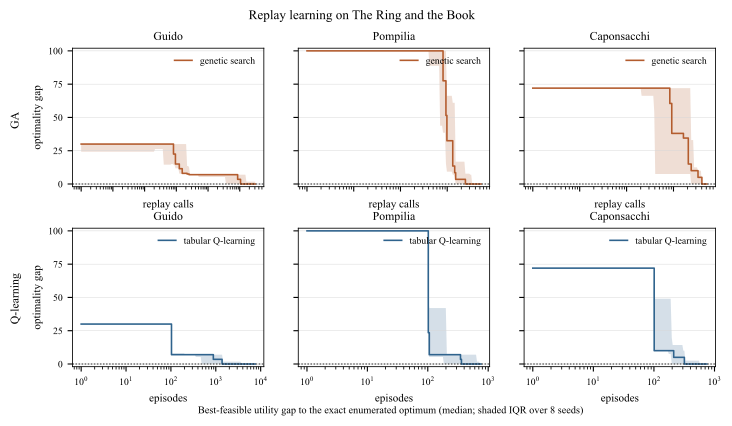

Source code (Python):
#!/usr/bin/env python3
"""Plot median/IQR best-feasible utility gaps for the Ring solver comparison."""

import json
from pathlib import Path

import matplotlib.pyplot as plt
import numpy as np

HERE = Path(__file__).resolve().parent
DATA = json.loads((HERE / "ring-learning-curves-data.json").read_text())
WITNESSES = ["Guido", "Pompilia", "Caponsacchi"]

plt.rcParams.update({
    "font.family": "serif",
    "font.serif": ["Times New Roman", "Times", "DejaVu Serif"],
    "mathtext.fontset": "stix",
    "font.size": 8.0,
    "axes.titlesize": 8.5,
    "axes.labelsize": 8.0,
    "xtick.labelsize": 7.0,
    "ytick.labelsize": 7.0,
    "legend.fontsize": 7.0,
    "axes.linewidth": 0.6,
    "pdf.fonttype": 42,  # embed TrueType, not Type 3 (NeurIPS forbids Type 3)
    "ps.fonttype": 42,
})


def cleaned(points):
    """Sort points and keep the last value at a repeated x coordinate."""
    by_x = {}
    for p in points:
        by_x[int(p["x"])] = float(p["gap"])
    return sorted(by_x.items())


def value_at(points, x):
    xs = [p[0] for p in points]
    idx = np.searchsorted(xs, x, side="right") - 1
    return points[max(0, idx)][1]


def stats(traces):
    all_points = [cleaned(t["trace"]) for t in traces]
    xmax = max(points[-1][0] for points in all_points)
    grid = np.unique(np.geomspace(1, max(2, xmax), 180).astype(int))
    vals = np.array([[value_at(points, x) for x in grid] for points in all_points])
    return grid, np.percentile(vals, 25, axis=0), np.median(vals, axis=0), np.percentile(vals, 75, axis=0)


fig, axes = plt.subplots(2, 3, figsize=(7.15, 4.25), sharey=True)
colors = {"GA": "#b35c2e", "Qlearning": "#2f638d"}
labels = {"GA": "genetic search", "Qlearning": "tabular Q-learning"}

for row, method in enumerate(["GA", "Qlearning"]):
    for col, witness in enumerate(WITNESSES):
        ax = axes[row, col]
        x, q25, med, q75 = stats(DATA["runs"][method][witness])
        color = colors[method]
        ax.fill_between(x, q25, q75, color=color, alpha=0.20, linewidth=0)
        ax.plot(x, med, color=color, linewidth=1.15, drawstyle="steps-post", label=labels[method])
        ax.axhline(0, color="black", linewidth=0.55, linestyle=(0, (2, 2)))
        ax.set_xscale("log")
        ax.set_ylim(-2, 102)
        ax.set_yticks([0, 25, 50, 75, 100])
        ax.grid(axis="y", color="#d7d7d7", linewidth=0.35)
        ax.set_title(witness)
        ax.set_xlabel("replay calls" if method == "GA" else "episodes")
        if col == 0:
            ax.set_ylabel("optimality gap")
        if row == 0:
            ax.tick_params(labelbottom=False)
        ax.legend(loc="upper right", frameon=False, handlelength=1.8)

fig.text(0.008, 0.71, "GA", rotation=90, va="center", ha="left", fontsize=8.5)
fig.text(0.008, 0.29, "Q-learning", rotation=90, va="center", ha="left", fontsize=8.5)
fig.subplots_adjust(left=0.095, right=0.995, bottom=0.13, top=0.88, wspace=0.18, hspace=0.30)
fig.suptitle("Replay learning on The Ring and the Book", fontsize=9.5, y=0.97)
fig.text(0.54, 0.015, "Best-feasible utility gap to the exact enumerated optimum (median; shaded IQR over 8 seeds)",
         ha="center", va="bottom", fontsize=7.4)
fig.savefig(HERE / "fig-ring-curves.pdf", bbox_inches="tight")
